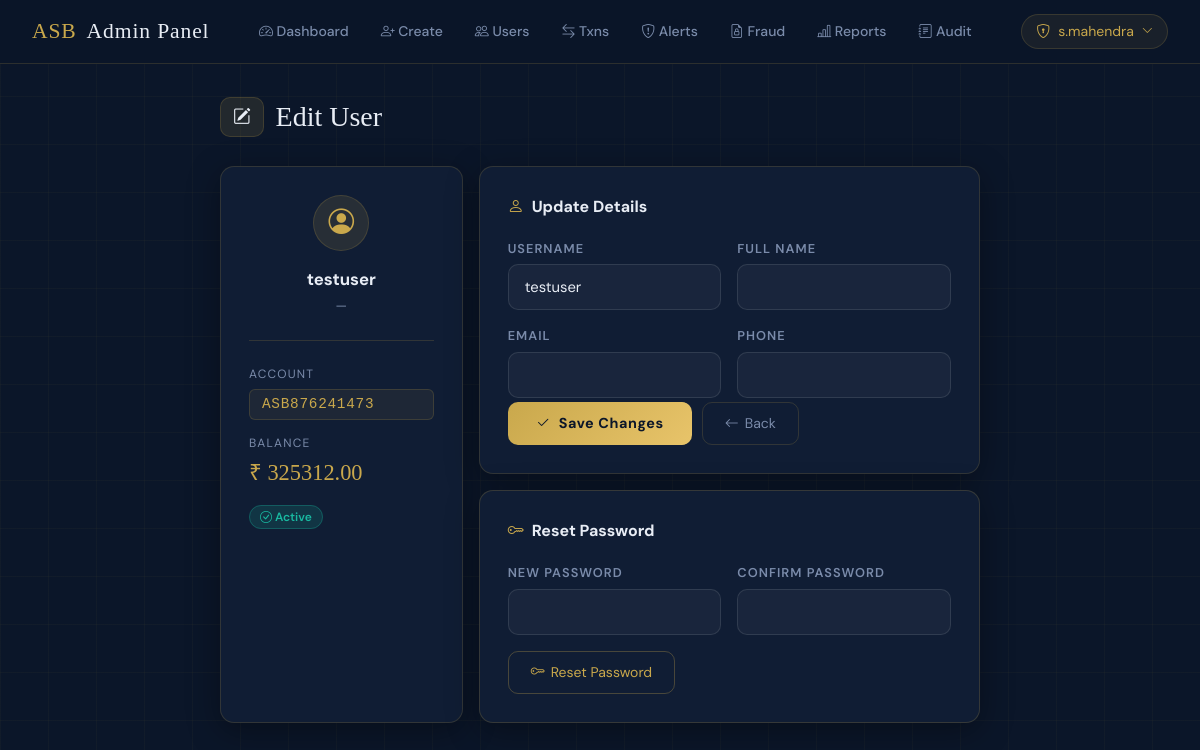
The app's page /control/edit-user/2/ (signed in) with its own data.
### accounts/models.py (models this page shows, shortened)
class UserProfile(models.Model):
    user = models.OneToOneField(User, on_delete=models.CASCADE)
    account_number = models.CharField(max_length=12, unique=True)
    balance = models.DecimalField(max_digits=10, decimal_places=2, default=0)
    full_name  = models.CharField(max_length=100, blank=True, default='')
    email      = models.EmailField(blank=True, default='')
    phone      = models.CharField(max_length=15, blank=True, default='')
    average_transaction_amount   = models.DecimalField(max_digits=10, decimal_places=2, default=0)
    usual_transaction_hour_start = models.IntegerField(default=9)
    usual_transaction_hour_end   = models.IntegerField(default=18)

### accounts/views.py (the view, shortened to what this page needs)
# urls.py: path('control/edit-user/<int:user_id>/',   views.edit_user,       name='edit_user'),
@login_required
@user_passes_test(lambda u: u.is_staff)
def edit_user(request, user_id):
    target_user = get_object_or_404(User, id=user_id)
    profile     = get_object_or_404(UserProfile, user=target_user)
    message     = None
    return render(request, 'admin/edit_user.html',
                  {'target_user': target_user, 'profile': profile, 'message': message})

### templates/admin/edit_user.html (shortened to what this page needs)
{% extends "base.html" %}
{% block content %}
<div class="row justify-content-center">
<div class="col-md-9 col-lg-8">
<div class="page-title fade-up"><span class="icon-pill"><i class="bi bi-pencil-square"></i></span>Edit User</div>
<div class="row g-3">
  <div class="col-md-4 fade-up fade-up-1">
    <div class="asb-card text-center" style="height:100%;">
      <div style="width:56px;height:56px;border-radius:50%;background:rgba(201,168,76,0.12);border:1px solid var(--border);display:flex;align-items:center;justify-content:center;font-size:1.6rem;color:var(--gold);margin:0 auto 16px;">
        <i class="bi bi-person-circle"></i>
      </div>
      <div style="font-weight:700;font-size:1.05rem;margin-bottom:4px;">{{ target_user.username }}</div>
      <div style="font-size:0.82rem;color:var(--muted);margin-bottom:16px;">{{ profile.full_name|default:"—" }}</div>
      <div class="asb-divider"></div>
      <div style="text-align:left;">
        <div style="font-size:0.75rem;text-transform:uppercase;letter-spacing:0.1em;color:var(--muted);margin-bottom:6px;">Account</div>
        <div class="acct-chip">{{ profile.account_number }}</div>
        <div style="margin-top:14px;">
          <div style="font-size:0.75rem;text-transform:uppercase;letter-spacing:0.1em;color:var(--muted);margin-bottom:4px;">Balance</div>
          <div style="font-family:'Playfair Display',serif;font-size:1.4rem;color:var(--gold);">₹ {{ profile.balance }}</div>
        </div>
        <div style="margin-top:14px;">
          {% if target_user.is_active %}<span class="badge-success"><i class="bi bi-check-circle"></i> Active</span>
          {% else %}<span class="badge-danger"><i class="bi bi-x-circle"></i> Blocked</span>{% endif %}
        </div>
      </div>
    </div>
  </div>
  <div class="col-md-8 fade-up fade-up-2">
    <div class="asb-card mb-3">
      <div style="font-weight:700;margin-bottom:20px;display:flex;align-items:center;gap:8px;"><i class="bi bi-person" style="color:var(--gold);"></i> Update Details</div>
      <form method="post">
        <div class="row g-3">
          <div class="col-md-6">
            <label class="asb-label">Username</label>
            <input type="text" name="username" class="asb-input" value="{{ target_user.username }}" required>
          </div>
          <div class="col-md-6">
            <label class="asb-label">Full Name</label>
            <input type="text" name="full_name" class="asb-input" value="{{ profile.full_name }}">
          </div>
          <div class="col-md-6">
            <label class="asb-label">Email</label>
            <input type="email" name="email" class="asb-input" value="{{ profile.email }}">
          </div>
          <div class="col-md-6">
            <label class="asb-label">Phone</label>
            <input type="text" name="phone" class="asb-input" value="{{ profile.phone }}">
          </div>
          <div class="col-12" style="display:flex;gap:10px;margin-top:4px;">
            <button class="btn-gold" type="submit"><i class="bi bi-check2"></i> Save Changes</button>
            <a href="{% url 'manage_users' %}" class="btn-outline"><i class="bi bi-arrow-left"></i> Back</a>
          </div>
        </div>
      </form>
    </div>
    <div class="asb-card" style="border-color:rgba(201,168,76,0.2);">
      <div style="font-weight:700;margin-bottom:20px;display:flex;align-items:center;gap:8px;"><i class="bi bi-key" style="color:var(--gold);"></i> Reset Password</div>
      <form method="post">
        <div class="row g-3">
          <div class="col-md-6">
            <label class="asb-label">New Password</label>
            <input type="password" name="new_password" class="asb-input" required>
          </div>
          <div class="col-md-6">
            <label class="asb-label">Confirm Password</label>
            <input type="password" name="confirm_password" class="asb-input" required>
          </div>
          <div class="col-12">
            <button class="btn-outline" type="submit" style="border-color:rgba(201,168,76,0.3);color:var(--gold);"><i class="bi bi-key"></i> Reset Password</button>
          </div>
        </div>
      </form>
    </div>
  </div>
</div>
</div>
</div>
{% endblock %}

### templates/admin/navbar.html (shortened to what this page needs)
<nav class="asb-nav">
  <a href="{% url 'admin_dashboard' %}" class="brand">ASB <span>Admin Panel</span></a>
  <div class="nav-links" id="adminNavLinks">
    <a href="{% url 'admin_dashboard' %}"><i class="bi bi-speedometer2"></i> Dashboard</a>
    <a href="{% url 'create_user' %}"><i class="bi bi-person-plus"></i> Create</a>
    <a href="{% url 'manage_users' %}"><i class="bi bi-people"></i> Users</a>
    <a href="{% url 'all_transactions' %}"><i class="bi bi-arrow-left-right"></i> Txns</a>
    <a href="{% url 'fraud_alerts' %}"><i class="bi bi-shield-exclamation"></i> Alerts</a>
    <a href="{% url 'fraud_history' %}"><i class="bi bi-file-earmark-lock"></i> Fraud</a>
    <a href="{% url 'reports' %}"><i class="bi bi-bar-chart-line"></i> Reports</a>
    <a href="{% url 'audit_log' %}"><i class="bi bi-journal-text"></i> Audit</a>
  </div>
  <div class="nav-right">
    <div class="nav-user" onclick="toggleNavDrop(this)" tabindex="0">
      <i class="bi bi-shield-lock"></i> {{ request.user.username }}
      <i class="bi bi-chevron-down" style="font-size:.7rem;transition:transform .2s;"></i>
    </div>
  </div>
</nav>

### templates/base.html (style rules this page uses)
:root { --navy: #0B1629; --navy2: #111E35; --navy3: #172540; --gold: #C9A84C; --gold2: #E8C46A; --teal: #19B8A0; --red: #E05252; --text: #E8EDF5; --muted: #7A8BAA; --border: rgba(201,168,76,0.18); --card: rgba(17,30,53,0.95); --radius: 14px; --shadow: 0 8px 32px rgba(0,0,0,0.35); }
*, *::before, *::after { box-sizing: border-box; margin: 0; padding: 0; }
html, body { font-family: 'DM Sans', sans-serif; background: var(--navy); color: var(--text); min-height: 100vh; }
body::before { content: ''; position: fixed; inset: 0; z-index: 0; pointer-events: none; background-image: linear-gradient(rgba(201,168,76,0.04) 1px, transparent 1px), linear-gradient(90deg, rgba(201,168,76,0.04) 1px, transparent 1px); background-size: 48px 48px; }
body > * { position: relative; z-index: 1; }
.asb-nav { background: rgba(11,22,41,0.97); border-bottom: 1px solid var(--border); backdrop-filter: blur(12px); padding: 0 2rem; height: 64px; display: flex; align-items: center; justify-content: space-between; position: sticky; top: 0; z-index: 1000; }
.asb-nav .brand { font-family: 'Playfair Display', serif; font-size: 1.35rem; color: var(--gold); text-decoration: none; letter-spacing: 0.04em; display: flex; align-items: center; gap: 10px; }
.asb-nav .brand span { color: var(--text); }
.nav-links { display: flex; align-items: center; gap: 4px; }
.nav-links a { color: var(--muted); text-decoration: none; font-size: 0.875rem; font-weight: 500; padding: 6px 14px; border-radius: 8px; transition: all 0.2s; }
.nav-right { display: flex; align-items: center; gap: 12px; }
.nav-user { display: flex; align-items: center; gap: 8px; background: rgba(201,168,76,0.08); border: 1px solid var(--border); padding: 6px 14px; border-radius: 30px; font-size: 0.875rem; color: var(--gold); cursor: pointer; position: relative; user-select: none; }
.page-title { font-family: 'Playfair Display', serif; font-size: 1.75rem; color: var(--text); margin-bottom: 28px; display: flex; align-items: center; gap: 12px; }
.page-title .icon-pill { background: rgba(201,168,76,0.12); border: 1px solid var(--border); border-radius: 10px; padding: 6px 12px; font-size: 1.1rem; }
.asb-card { background: var(--card); border: 1px solid var(--border); border-radius: var(--radius); box-shadow: var(--shadow); padding: 28px; transition: transform 0.2s, box-shadow 0.2s; }
.asb-label { font-size: 0.8rem; font-weight: 600; text-transform: uppercase; letter-spacing: 0.08em; color: var(--muted); margin-bottom: 6px; display: block; }
.asb-input { width: 100%; background: rgba(255,255,255,0.04); border: 1px solid rgba(255,255,255,0.1); border-radius: 10px; color: var(--text); padding: 11px 16px; font-size: 0.925rem; transition: border-color 0.2s, box-shadow 0.2s; outline: none; font-family: 'DM Sans', sans-serif; }
.btn-gold { background: linear-gradient(135deg, var(--gold), var(--gold2)); color: var(--navy); font-weight: 700; border: none; padding: 11px 28px; border-radius: 10px; font-size: 0.9rem; letter-spacing: 0.04em; cursor: pointer; transition: all 0.2s; text-decoration: none; display: inline-flex; align-items: center; gap: 8px; }
.btn-outline { background: transparent; border: 1px solid var(--border); color: var(--muted); padding: 10px 22px; border-radius: 10px; font-size: 0.875rem; cursor: pointer; transition: all 0.2s; text-decoration: none; display: inline-flex; align-items: center; gap: 6px; }
.badge-success { background: rgba(25,184,160,0.15); color: var(--teal); border: 1px solid rgba(25,184,160,0.3); padding: 3px 10px; border-radius: 20px; font-size: 0.75rem; font-weight: 600; }
.acct-chip { font-family: 'Courier New', monospace; background: rgba(201,168,76,0.08); border: 1px solid var(--border); color: var(--gold); padding: 4px 12px; border-radius: 6px; font-size: 0.9rem; letter-spacing: 0.05em; }
.asb-divider { height: 1px; background: var(--border); margin: 24px 0; }
.fade-up { animation: fadeUp 0.4s ease both; }
.fade-up-1 { animation-delay: 0.05s; }
.fade-up-2 { animation-delay: 0.1s; }

### records on screen
UserProfile: full_name "—", account_number "ASB876241473", balance "325312.00"

### other values on screen
{{ request.user.username }} "s.mahendra"
{{ target_user.username }} "testuser"
